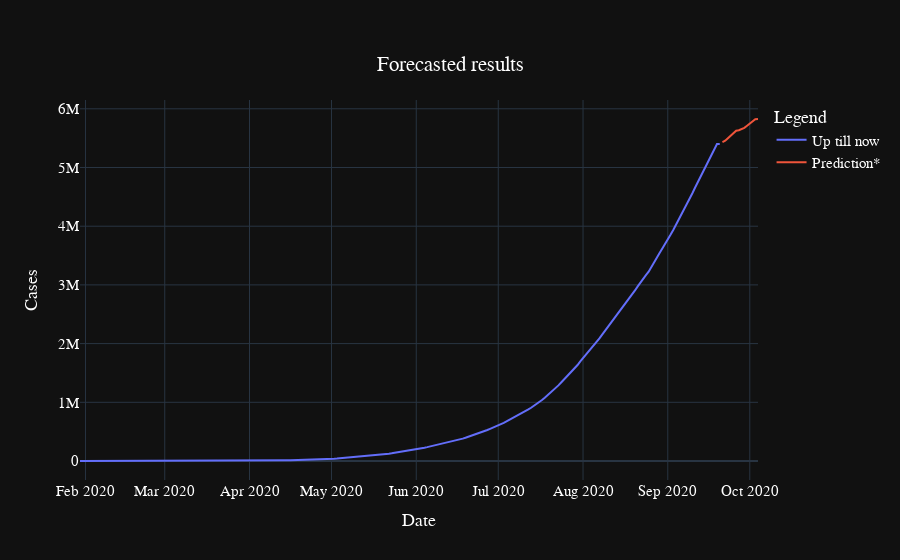

Notebook cell for this chart:
### Code cell
graph.show()

### Figure 1 — Plotly figure (JSON) as saved in the notebook; plotly's stock layout.template omitted (floating-point values rounded to 4 significant figures; data arrays with more than 128 entries replaced by an {"elided": "..."} marker saying what was removed)
{"data": [{"mode": "lines", "name": "Up till now ", "type": "scatter", "x": {"elided": "235 str values"}, "y": {"elided": "235 int values"}}, {"mode": "lines", "name": "Prediction*", "type": "scatter", "x": ["2020-09-21T00:00:00", "2020-09-22T00:00:00", "2020-09-23T00:00:00", "2020-09-24T00:00:00", "2020-09-25T00:00:00", "2020-09-26T00:00:00", "2020-09-27T00:00:00", "2020-09-28T00:00:00", "2020-09-29T00:00:00", "2020-09-30T00:00:00", "2020-10-01T00:00:00", "2020-10-02T00:00:00", "2020-10-03T00:00:00", "2020-10-04T00:00:00"], "y": [5434000.0, 5457000.0, 5500000.0, 5539000.0, 5583000.0, 5626000.0, 5636000.0, 5655000.0, 5676000.0, 5711000.0, 5746000.0, 5783000.0, 5821000.0, 5826000.0]}], "layout": {"font": {"color": "white", "family": "Arial", "size": 15}, "legend": {"title": {"text": "Legend "}}, "title": {"text": "Forecasted results", "x": 0.5, "xanchor": "center", "y": 0.9, "yanchor": "top"}, "xaxis": {"title": {"text": "Date"}}, "yaxis": {"title": {"text": "Cases"}}}}
